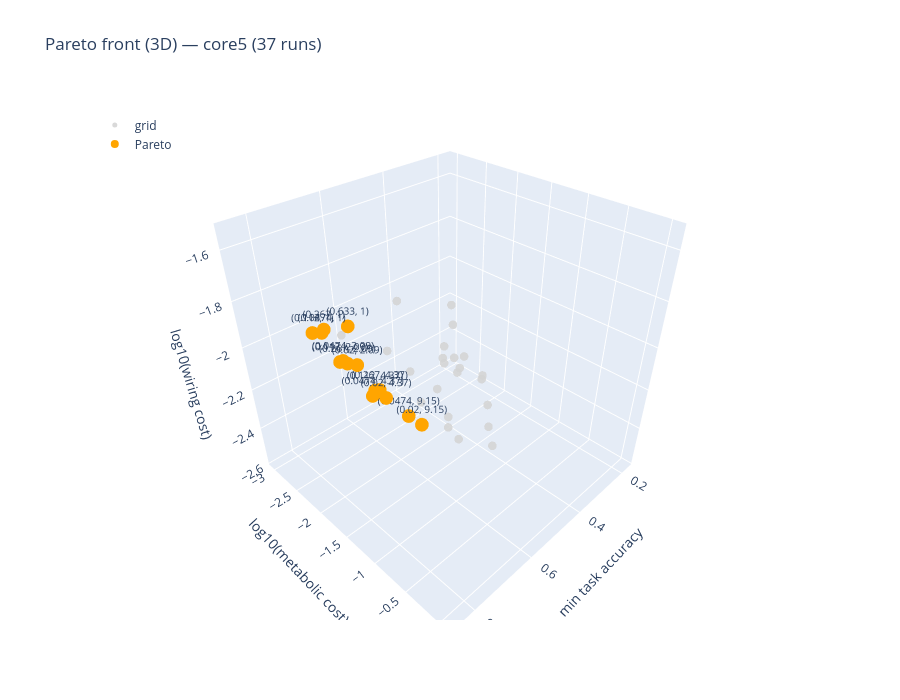

Write notebook code for a chart like this one.
### Code cell
import plotly.graph_objects as go
import numpy as np

# Toggle: plot metabolic/wiring cost axes in log10 space instead of linear.
USE_LOG_COSTS = True

if USE_LOG_COSTS:
    df["log_metabolic_cost"] = np.log10(df["metabolic_cost"].clip(lower=1e-12))
    df["log_wiring_cost"] = np.log10(df["wiring_cost"].clip(lower=1e-12))
    OBJECTIVE_LABELS["log_metabolic_cost"] = "log10(metabolic cost)"
    OBJECTIVE_LABELS["log_wiring_cost"] = "log10(wiring cost)"
    pareto_objectives = tuple(
        "log_metabolic_cost" if o == "metabolic_cost"
        else "log_wiring_cost" if o == "wiring_cost"
        else o
        for o in pareto_objectives
    )

pareto = df["is_pareto"].astype(bool)

def hover_text(sub):
    return [
        f"λ_rate={r.lambda_rate:.4g}<br>"
        f"λ_conn={r.lambda_connectivity:.4g}<br>"
        f"acc={r.mean_acc:.3f}  min={getattr(r, 'min_task_acc', float('nan')):.3f}<br>"
        f"task={r.task_loss:.4f}<br>"
        f"meta={r.metabolic_cost:.4f}<br>"
        f"wire={r.wiring_cost:.4f}"
        for r in sub.itertuples()
    ]

grid = df.loc[~pareto]
front = df.loc[pareto]
battery = meta.get("task_battery", "")

if len(pareto_objectives) == 2:
    xcol, ycol = pareto_objectives
    if sweep_mode == "connectivity":
        sweep_label = (
            f"λ_rate fixed ({df['lambda_rate'].iloc[0]:.4g}), sweep λ_conn"
        )
    else:
        sweep_label = (
            f"λ_conn fixed ({df['lambda_connectivity'].iloc[0]:.4g}), sweep λ_rate"
        )
    fig = go.Figure()
    fig.add_trace(
        go.Scatter(
            x=grid[xcol],
            y=grid[ycol],
            mode="markers",
            name="grid",
            marker=dict(size=8, color="lightgray", opacity=0.85),
            text=hover_text(grid),
            hoverinfo="text",
        )
    )
    fig.add_trace(
        go.Scatter(
            x=front[xcol],
            y=front[ycol],
            mode="markers+text",
            name="Pareto",
            marker=dict(size=11, color="orange"),
            text=[
                f"λr={r.lambda_rate:.3g}, λc={r.lambda_connectivity:.3g}"
                for r in front.itertuples()
            ],
            textposition="top center",
            textfont=dict(size=9),
            hovertext=hover_text(front),
            hoverinfo="text",
        )
    )
    fig.update_layout(
        title=f"Pareto front (2D) — {battery}  |  {sweep_label}",
        xaxis_title=OBJECTIVE_LABELS[xcol],
        yaxis_title=OBJECTIVE_LABELS[ycol],
        width=800,
        height=600,
        legend=dict(x=0.02, y=0.98),
    )
else:
    x3, y3, z3 = pareto_objectives
    fig = go.Figure()
    fig.add_trace(
        go.Scatter3d(
            x=grid[x3],
            y=grid[y3],
            z=grid[z3],
            mode="markers",
            name="grid",
            marker=dict(size=5, color="lightgray", opacity=0.85),
            text=hover_text(grid),
            hoverinfo="text",
        )
    )
    fig.add_trace(
        go.Scatter3d(
            x=front[x3],
            y=front[y3],
            z=front[z3],
            mode="markers+text",
            name="Pareto",
            marker=dict(size=8, color="orange"),
            text=[f"({r.lambda_rate:.3g}, {r.lambda_connectivity:.3g})" for r in front.itertuples()],
            textposition="top center",
            textfont=dict(size=10),
            hovertext=hover_text(front),
            hoverinfo="text",
        )
    )
    fig.update_layout(
        title=f"Pareto front (3D) — {battery} ({len(df)} runs)",
        scene=dict(
            xaxis_title=OBJECTIVE_LABELS[x3],
            yaxis_title=OBJECTIVE_LABELS[y3],
            zaxis_title=OBJECTIVE_LABELS[z3],
            aspectmode="cube",
        ),
        width=900,
        height=700,
        legend=dict(x=0.02, y=0.98),
    )

fig.show()

### Figure 1 — Plotly figure (JSON) as saved in the notebook; plotly's stock layout.template omitted (floating-point values rounded to 4 significant figures)
{"data": [{"hoverinfo": "text", "marker": {"color": "lightgray", "opacity": 0.85, "size": 5}, "mode": "markers", "name": "grid", "text": ["λ_rate=0<br>λ_conn=0<br>acc=0.968  min=0.848<br>task=0.0036<br>meta=1.1295<br>wire=0.0291", "λ_rate=0.02<br>λ_conn=1<br>acc=0.970  min=0.849<br>task=0.0033<br>meta=0.0471<br>wire=0.0207", "λ_rate=0.02<br>λ_conn=19.13<br>acc=0.902  min=0.559<br>task=0.0067<br>meta=0.0701<br>wire=0.0045", "λ_rate=0.02<br>λ_conn=40<br>acc=0.778  min=0.440<br>task=0.0121<br>meta=0.0817<br>wire=0.0033", "λ_rate=0.04743<br>λ_conn=19.13<br>acc=0.860  min=0.523<br>task=0.0080<br>meta=0.0325<br>wire=0.0041", "λ_rate=0.04743<br>λ_conn=40<br>acc=0.623  min=0.379<br>task=0.0157<br>meta=0.0398<br>wire=0.0032", "λ_rate=0.1125<br>λ_conn=9.146<br>acc=0.880  min=0.551<br>task=0.0066<br>meta=0.0149<br>wire=0.0051", "λ_rate=0.1125<br>λ_conn=19.13<br>acc=0.734  min=0.461<br>task=0.0130<br>meta=0.0171<br>wire=0.0036", "λ_rate=0.1125<br>λ_conn=40<br>acc=0.472  min=0.287<br>task=0.0225<br>meta=0.0163<br>wire=0.0029", "λ_rate=0.2667<br>λ_conn=9.146<br>acc=0.702  min=0.434<br>task=0.0148<br>meta=0.0080<br>wire=0.0042", "λ_rate=0.2667<br>λ_conn=19.13<br>acc=0.421  min=0.208<br>task=0.0234<br>meta=0.0061<br>wire=0.0032", "λ_rate=0.2667<br>λ_conn=40<br>acc=0.351  min=0.188<br>task=0.0268<br>meta=0.0049<br>wire=0.0028", "λ_rate=0.6325<br>λ_conn=2.091<br>acc=0.836  min=0.562<br>task=0.0089<br>meta=0.0044<br>wire=0.0076", "λ_rate=0.6325<br>λ_conn=4.373<br>acc=0.665  min=0.469<br>task=0.0174<br>meta=0.0036<br>wire=0.0049", "λ_rate=0.6325<br>λ_conn=9.146<br>acc=0.362  min=0.203<br>task=0.0266<br>meta=0.0024<br>wire=0.0035", "λ_rate=0.6325<br>λ_conn=19.13<br>acc=0.349  min=0.207<br>task=0.0276<br>meta=0.0021<br>wire=0.0029", "λ_rate=0.6325<br>λ_conn=40<br>acc=0.324  min=0.207<br>task=0.0291<br>meta=0.0019<br>wire=0.0027", "λ_rate=1.5<br>λ_conn=1<br>acc=0.651  min=0.455<br>task=0.0172<br>meta=0.0020<br>wire=0.0100", "λ_rate=1.5<br>λ_conn=2.091<br>acc=0.501  min=0.211<br>task=0.0242<br>meta=0.0015<br>wire=0.0064", "λ_rate=1.5<br>λ_conn=4.373<br>acc=0.346  min=0.173<br>task=0.0282<br>meta=0.0011<br>wire=0.0045", "λ_rate=1.5<br>λ_conn=9.146<br>acc=0.337  min=0.204<br>task=0.0295<br>meta=0.0009<br>wire=0.0034", "λ_rate=1.5<br>λ_conn=19.13<br>acc=0.333  min=0.208<br>task=0.0295<br>meta=0.0009<br>wire=0.0029", "λ_rate=1.5<br>λ_conn=40<br>acc=0.303  min=0.203<br>task=0.0295<br>meta=0.0009<br>wire=0.0027"], "type": "scatter3d", "x": [0.8479, 0.8495, 0.5589, 0.4401, 0.5229, 0.3786, 0.551, 0.4609, 0.287, 0.4339, 0.2083, 0.1875, 0.562, 0.4688, 0.2026, 0.2073, 0.2073, 0.4547, 0.2115, 0.1734, 0.2036, 0.2083, 0.2026], "y": [0.05289, -1.327, -1.154, -1.088, -1.489, -1.401, -1.827, -1.768, -1.788, -2.095, -2.214, -2.312, -2.357, -2.44, -2.612, -2.678, -2.726, -2.708, -2.837, -2.976, -3.027, -3.036, -3.032], "z": [-1.536, -1.684, -2.343, -2.483, -2.387, -2.501, -2.295, -2.444, -2.534, -2.374, -2.501, -2.558, -2.12, -2.312, -2.459, -2.538, -2.575, -2.001, -2.191, -2.348, -2.464, -2.535, -2.572]}, {"hoverinfo": "text", "hovertext": ["λ_rate=0.02<br>λ_conn=2.091<br>acc=0.965  min=0.824<br>task=0.0036<br>meta=0.0503<br>wire=0.0156", "λ_rate=0.02<br>λ_conn=4.373<br>acc=0.953  min=0.765<br>task=0.0042<br>meta=0.0558<br>wire=0.0105", "λ_rate=0.02<br>λ_conn=9.146<br>acc=0.935  min=0.677<br>task=0.0050<br>meta=0.0648<br>wire=0.0068", "λ_rate=0.04743<br>λ_conn=1<br>acc=0.971  min=0.857<br>task=0.0032<br>meta=0.0257<br>wire=0.0195", "λ_rate=0.04743<br>λ_conn=2.091<br>acc=0.963  min=0.816<br>task=0.0037<br>meta=0.0263<br>wire=0.0143", "λ_rate=0.04743<br>λ_conn=4.373<br>acc=0.951  min=0.753<br>task=0.0047<br>meta=0.0285<br>wire=0.0092", "λ_rate=0.04743<br>λ_conn=9.146<br>acc=0.924  min=0.655<br>task=0.0056<br>meta=0.0305<br>wire=0.0062", "λ_rate=0.1125<br>λ_conn=1<br>acc=0.968  min=0.842<br>task=0.0034<br>meta=0.0137<br>wire=0.0172", "λ_rate=0.1125<br>λ_conn=2.091<br>acc=0.957  min=0.784<br>task=0.0041<br>meta=0.0138<br>wire=0.0120", "λ_rate=0.1125<br>λ_conn=4.373<br>acc=0.932  min=0.695<br>task=0.0050<br>meta=0.0141<br>wire=0.0076", "λ_rate=0.2667<br>λ_conn=1<br>acc=0.955  min=0.777<br>task=0.0041<br>meta=0.0073<br>wire=0.0146", "λ_rate=0.2667<br>λ_conn=2.091<br>acc=0.944  min=0.727<br>task=0.0048<br>meta=0.0077<br>wire=0.0097", "λ_rate=0.2667<br>λ_conn=4.373<br>acc=0.910  min=0.642<br>task=0.0064<br>meta=0.0082<br>wire=0.0062", "λ_rate=0.6325<br>λ_conn=1<br>acc=0.934  min=0.677<br>task=0.0054<br>meta=0.0043<br>wire=0.0119"], "marker": {"color": "orange", "size": 8}, "mode": "markers+text", "name": "Pareto", "text": ["(0.02, 2.09)", "(0.02, 4.37)", "(0.02, 9.15)", "(0.0474, 1)", "(0.0474, 2.09)", "(0.0474, 4.37)", "(0.0474, 9.15)", "(0.112, 1)", "(0.112, 2.09)", "(0.112, 4.37)", "(0.267, 1)", "(0.267, 2.09)", "(0.267, 4.37)", "(0.633, 1)"], "textfont": {"size": 10}, "textposition": "top center", "type": "scatter3d", "x": [0.8245, 0.7651, 0.6766, 0.8568, 0.8161, 0.7531, 0.6547, 0.8422, 0.7839, 0.6953, 0.7771, 0.7271, 0.6417, 0.6766], "y": [-1.299, -1.253, -1.188, -1.59, -1.58, -1.545, -1.516, -1.864, -1.86, -1.852, -2.134, -2.116, -2.088, -2.369], "z": [-1.807, -1.979, -2.165, -1.711, -1.845, -2.036, -2.211, -1.763, -1.921, -2.118, -1.836, -2.015, -2.204, -1.926]}], "layout": {"height": 700, "legend": {"x": 0.02, "y": 0.98}, "scene": {"aspectmode": "cube", "xaxis": {"title": {"text": "min task accuracy"}}, "yaxis": {"title": {"text": "log10(metabolic cost)"}}, "zaxis": {"title": {"text": "log10(wiring cost)"}}}, "title": {"text": "Pareto front (3D) — core5 (37 runs)"}, "width": 900}}
